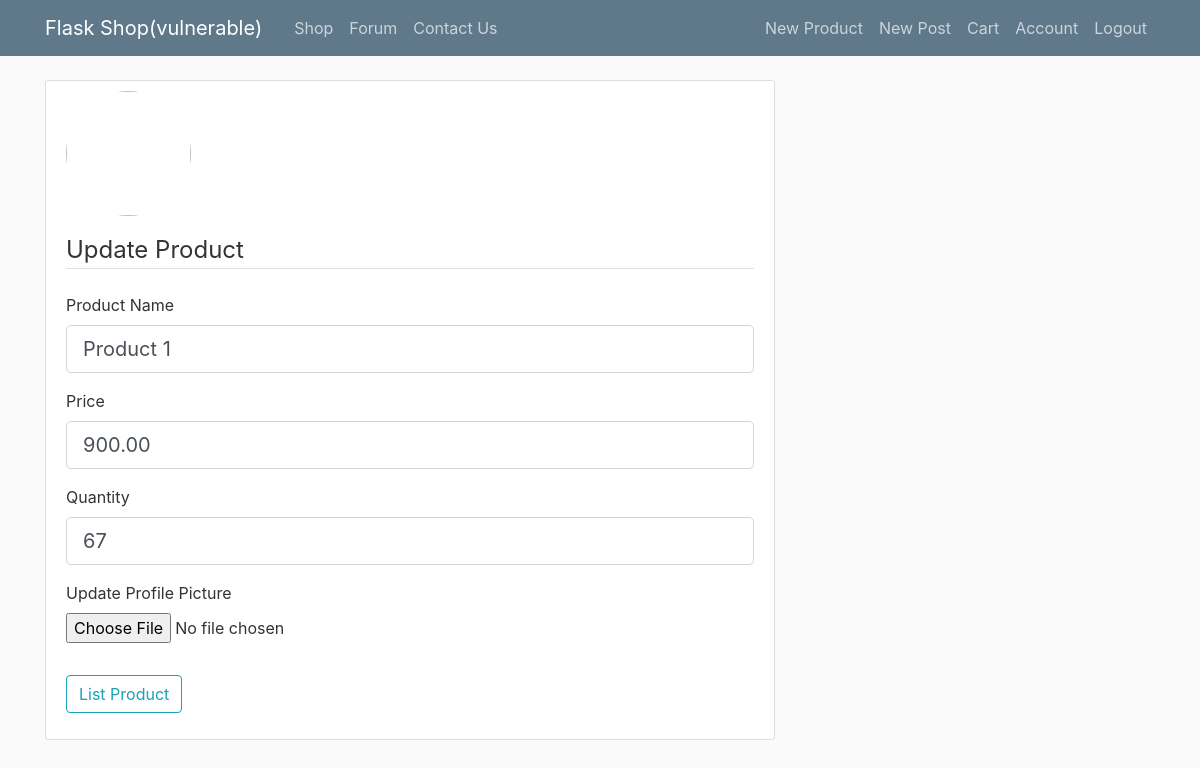
Screenshot of /product/1/update (signed in) with the database file from the repository.
### flaskshop/models.py (models this page shows, shortened)
class Product(db.Model):
    id = db.Column(db.Integer, primary_key=True)
    name = db.Column(db.String(100), nullable=False)
    price = db.Column(db.Float(2, 2), nullable=False)
    qty = db.Column(db.Integer, nullable=False)

### flaskshop/routes.py (the view)
@app.route("/product/<int:product_id>/update", methods=['GET', 'POST'])
@login_required
def update_product(product_id):
    product = Product.query.get_or_404(product_id)
    if current_user.admin_rights is False:
        abort(403)
    form = ProductForm()
    if form.validate_on_submit():
        product.name = form.name.data
        product.price = form.price.data
        product.qty = form.qty.data
        db.session.commit()
        flash('Product has been updated!', 'success')
        return redirect(url_for('post', post_id=post.id))
    elif request.method == 'GET':
        form.name.data = product.name
        form.price.data = product.price
        form.qty.data = product.qty
    return render_template('create_product.html', title='Update Product',
                           form=form, legend='Update Product')

### flaskshop/forms.py
class ProductForm(FlaskForm):
    name = StringField("Product Name", validators=[DataRequired()])
    price = DecimalField('Price', validators=[NumberRange(min=1, max=9999), DataRequired()], default=0)
    qty = IntegerField('Quantity', validators=[DataRequired(), NumberRange(min=0, max=9999)], default=0)
    picture = FileField('Update Profile Picture', validators=[FileAllowed(['jpg', 'png'])])
    submit = SubmitField("List Product")

### flaskshop/models.py (called while the page is built)
@login_manager.user_loader
def load_user(user_id):
    return User.query.get(int(user_id))

### flaskshop/templates/create_product.html (shortened to what this page needs)
{% extends "layout.html" %}
{% block content %}
<div class="content-section">
      <div class="media">
        <img class="rounded-circle account-img" src="{{ image_file }}">
      </div>
    <form method="POST" action="">
        <fieldset class="form-group">
            <legend class="border-bottom mb-4">{{ legend }}</legend>
            <div class="form-group">
                {{ form.name.label(class="form-control-label") }}
                {% if form.name.errors %}
                    {{ form.name(class="form-control form-control-lg is-invalid") }}
                    <div class="invalid-feedback">
                        {% for error in form.name.errors %}
                            <span>{{ error }}</span>
                        {% endfor %}
                    </div>
                {% else %}
                    {{ form.name(class="form-control form-control-lg") }}
                {% endif %}
            </div>
            <div class="form-group">
                {{ form.price.label(class="form-control-label") }}
                {% if form.price.errors %}
                    {{ form.price(class="form-control form-control-lg is-invalid") }}
                    <div class="invalid-feedback">
                        {% for error in form.price.errors %}
                            <span>{{ error }}</span>
                        {% endfor %}
                    </div>
                {% else %}
                    {{ form.price(class="form-control form-control-lg") }}
                {% endif %}
            </div>
            <div class="form-group">
                {{ form.qty.label(class="form-control-label") }}
                {% if form.qty.errors %}
                    {{ form.qty(class="form-control form-control-lg is-invalid") }}
                    <div class="invalid-feedback">
                        {% for error in form.qty.errors %}
                            <span>{{ error }}</span>
                        {% endfor %}
                    </div>
                {% else %}
                    {{ form.qty(class="form-control form-control-lg") }}
                {% endif %}
            </div>
                <div class="form-group">
                    {{ form.picture.label() }}
                    {{ form.picture(class="form-control-file") }}
                </div>
        </fieldset>
        <div class="form-group">
            {{ form.submit(class="btn btn-outline-info") }}
        </div>
    </form>
</div>
{% endblock content %}

### flaskshop/static/main.css (style rules this page uses)
body { background: #fafafa; color: #333333; margin-top: 5rem; }
.content-section { background: #ffffff; padding: 10px 20px; border: 1px solid #dddddd; border-radius: 3px; margin-bottom: 20px; }
.account-img { height: 125px; width: 125px; margin-right: 20px; margin-bottom: 16px; }

### rows the page displays
Product: name "Product 1", price "900.00", qty "67"

### other values shown
{{ legend }} "Update Product"
